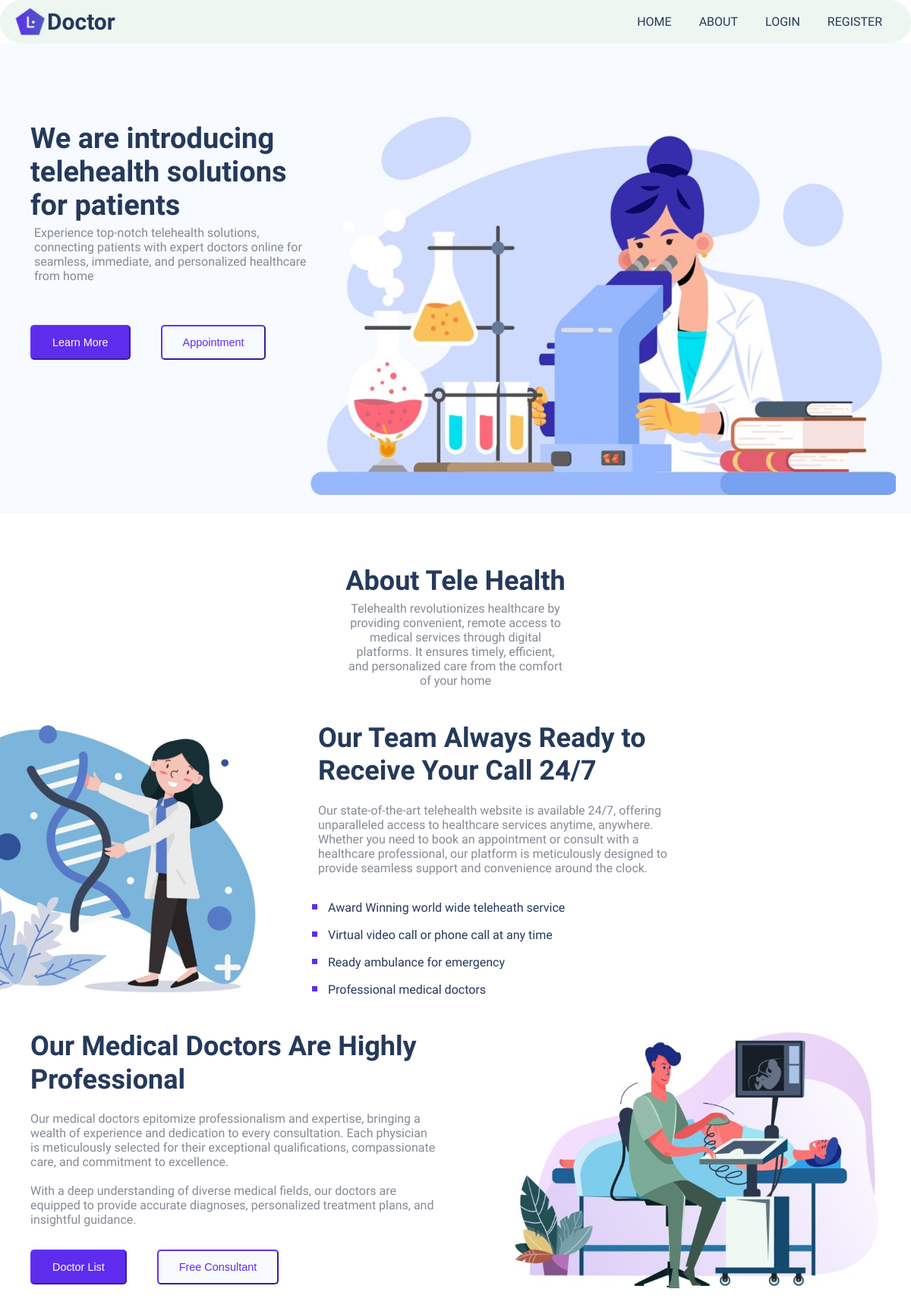
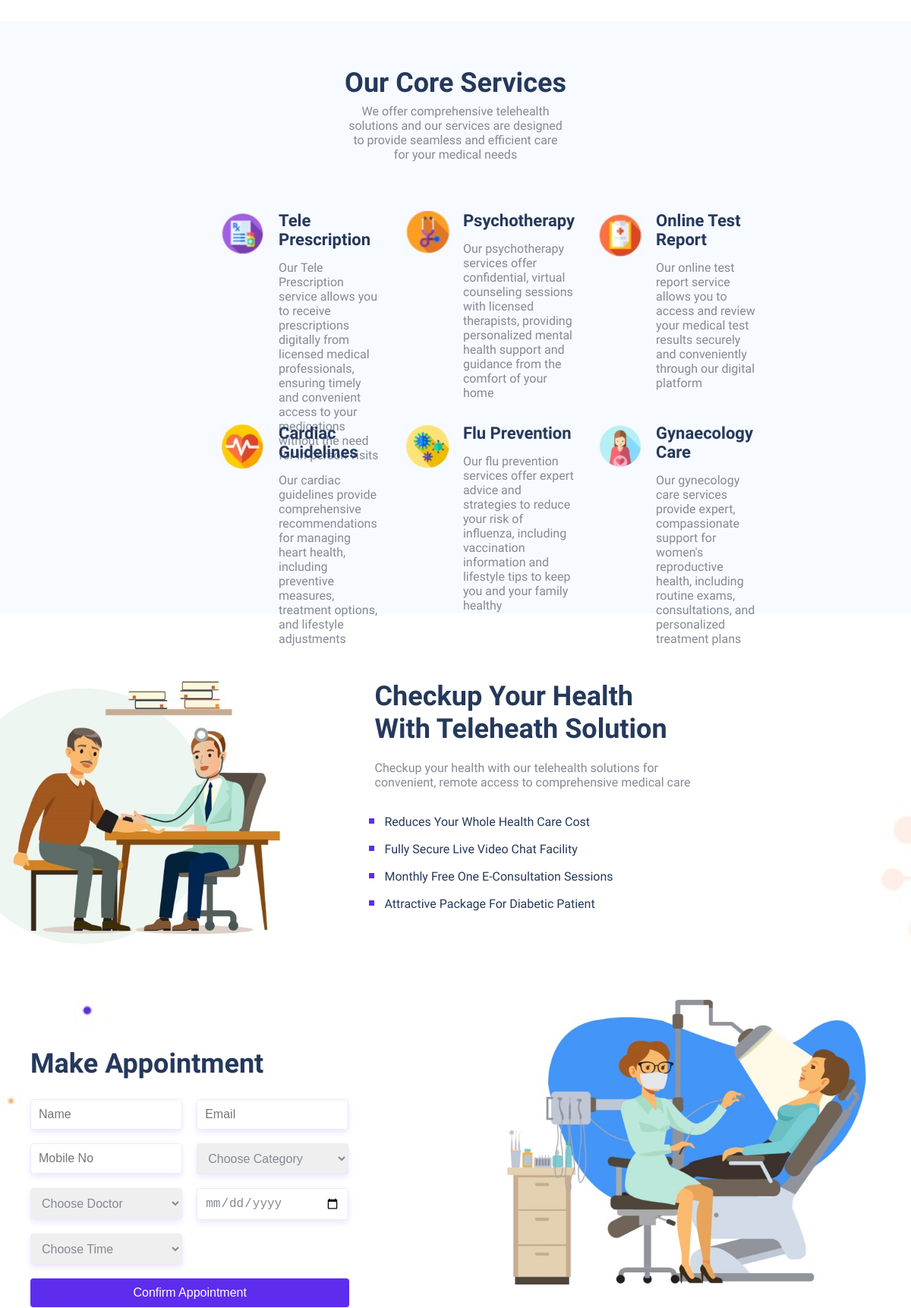
The page /task1.php (upper part) on the database its author committed (2 pictures, top to bottom).
### tables this page shows
CREATE TABLE `navigation_tbl` (
  `id` int NOT NULL,
  `name` varchar(255) NOT NULL,
  `link` varchar(255) NOT NULL
);

CREATE TABLE `banner_tbl` (
  `id` int NOT NULL,
  `heading` varchar(255) NOT NULL,
  `content` varchar(255) NOT NULL,
  `image` varchar(255) NOT NULL
);

### task1.php (the view, shortened to what this page needs)
<?php
require("./admin/connection.php");
?>
<!DOCTYPE html>
<html lang="en">
	<head>
		<link rel="stylesheet" type="text/css" href="task1.css">
	</head>
	<body>
		<nav>
			<div class="logo">
				<a href="#"><img src="./pictures/logo.jpg" alt="logo"> <b> Doctor </b> </a>
			</div>
			<ul class="menu">
			<?php
        $stmt = $conn->prepare("SELECT * FROM navigation_tbl");
        $stmt->execute();
        $result = $stmt->get_result();
        $users = $result->fetch_all(MYSQLI_ASSOC);
        foreach ($users as $user) {
            if ($user['name'] === 'Login' || $user['name'] === 'LOGIN' || $user['name'] === 'login' ) {
                echo '<li><a class="nav-links" href="#" onclick="openPopup(\'login-popup\')">LOGIN</a></li>';
            } elseif ($user['name'] === 'Register' || $user['name'] === 'REGISTER' || $user['name'] === 'register') {
                echo '<li><a class="nav-links" href="#" onclick="openPopup(\'register-popup\')">REGISTER</a></li>';
            } else {
                echo '<li><a class="nav-links" href="#'.strtolower($user['name']) . '">' . strtoupper($user['name']) . '</a></li>';
            }
        }
        ?>
			</ul>
		</nav>
		<div class="home">
			<div class="left">
				<div id="heading">
				<?php
                 $stmt = $conn->prepare("SELECT * FROM banner_tbl");
				 $stmt->execute();
				 $result = $stmt->get_result();
				 $users = $result->fetch_assoc();
				 echo "<b> {$users['heading']} </b>";
				 ?>
			 </div>
				<div class="homecontent">
				<?php
                 $stmt = $conn->prepare("SELECT * FROM banner_tbl");
				 $stmt->execute();
				 $result = $stmt->get_result();
				 $users = $result->fetch_assoc();
				 echo "<p> {$users['content']} </p>";
			      ?>
			</div>
				<div class = "buttons">
					<button class="btn1"> Learn More </button>
					<button class="btn2" onclick="window.location.href = '#seg2';"> Appointment </button>
				</div>
			</div>
			<?php
			$stmt = $conn->prepare("SELECT image FROM banner_tbl LIMIT 1");
			$stmt->execute();
			$result = $stmt->get_result();
			$imageData = $result->fetch_assoc();
			$imagePath = $imageData['image'] ?? 'default_image.jpg';
			?>
            <div class="right">
			<img src="./admin/banner_images/<?php echo htmlspecialchars($imagePath); ?>" alt="homepage">
			</div>
		</div>
		<section id = "firstsec">
		<div class="content">
			<div class="topichead"> About Tele Health</div>
			<div class="seccontent"> Telehealth revolutionizes healthcare by providing convenient, remote access to medical services through digital platforms. It ensures timely, efficient, and personalized care from the comfort of your home  </div>
		</div>
		<div class="lrsegments">
		<div class="left2">
		<img src ="pictures/sec2img1.jpg" class="checkup" alt="img2">
		</div>
		<div class ="right2">
		<div class="topichead"> Our Team Always Ready to Receive Your Call 24/7  </div>
		<div class="seccontent2"> Our state-of-the-art telehealth website is available 24/7, offering unparalleled access to healthcare services anytime, anywhere. Whether you need to book an appointment or consult with a healthcare professional, our platform is meticulously designed to provide seamless support and convenience around the clock.
</div>
		<div class ="listcontain">
			<ul class ="listing">
				<li>Award Winning world wide teleheath service</li>
				<li>Virtual video call or phone call at any time</li>
				<li>Ready ambulance for emergency</li>
				<li>Professional medical doctors</li>
			</ul>
		</div>
		</div>
		</div>
		<div class="lrsegments" id="seg3">
			<div class ="left2">
				<div class="topichead"> Our Medical Doctors Are Highly Professional </div>
				<div class="seccontent2"> <p> Our medical doctors epitomize professionalism and expertise, bringing a wealth of experience and dedication to every consultation. Each physician is meticulously selected for their exceptional qualifications, compassionate care, and commitment to excellence. </p> <br>
					<p>  With a deep understanding of diverse medical fields, our doctors are equipped to provide accurate diagnoses, personalized treatment plans, and insightful guidance. </p>
					</div>
					<div class = "buttons">
					<button class="btn1"> Doctor List </button>
					<button class="btn2"> Free Consultant </button>
				</div>
			</div>
		<div class ="right3">
			<img src ="pictures/sec2img2.jpg"  alt="img3">
		</div>
			</div>
		</section>
		<section id="secondsec">
			<div class="content" id="xyz">
				<div class="topichead"> Our Core Services</div>
				<div class="seccontent">We offer comprehensive telehealth solutions and our services are designed to provide seamless and efficient care for your medical needs </div>
			</div>
			<div class="grid-container">
				<div class="card">
					<div class="cardicon">
						<img class="cardimg" src="./pictures/tele.jpg" alt="icon1">
					</div>
					<div class="cardcontent">
						<div class="cardtitle"> Tele Prescription </div>
						<div class="carddesc"> Our Tele Prescription service allows you to receive prescriptions digitally from licensed medical professionals, ensuring timely and convenient access to your medications without the need for in-person visits
</div>
					</div>
				</div>
				<div class="card">
					<div class="cardicon">
						<img class="cardimg" src="./pictures/psycho.jpg" alt="icon2">
					</div>
					<div class="cardcontent">
						<div class="cardtitle"> Psychotherapy </div>
						<div class="carddesc"> Our psychotherapy services offer confidential, virtual counseling sessions with licensed therapists, providing personalized mental health support and guidance from the comfort of your home </div>
					</div>
				</div>
				<div class="card">
					<div class="cardicon">
						<img class="cardimg" src="./pictures/online.jpg" alt="icon3">
					</div>
					<div class="cardcontent">
						<div class="cardtitle"> Online Test Report </div>
						<div class="carddesc"> Our online test report service allows you to access and review your medical test results securely and conveniently through our digital platform </div>
					</div>
				</div>
				<div class="card">
					<div class="cardicon">
						<img class="cardimg" src="./pictures/cardiac.jpg" alt="icon4">
					</div>
					<div class="cardcontent">
						<div class="cardtitle"> Cardiac Guidelines </div>
						<div class="carddesc"> Our cardiac guidelines provide comprehensive recommendations for managing heart health, including preventive measures, treatment options, and lifestyle adjustments </div>
					</div>
				</div>
				<div class="card">
					<div class="cardicon">
						<img class="cardimg" src="./pictures/flu.jpg" alt="icon5">
					</div>
					<div class="cardcontent">
						<div class="cardtitle"> Flu Prevention </div>
						<div class="carddesc"> Our flu prevention services offer expert advice and strategies to reduce your risk of influenza, including vaccination information and lifestyle tips to keep you and your family healthy  </div>
					</div>
				</div>
				<div class="card">
					<div class="cardicon">
						<img class="cardimg" src="./pictures/gynae.jpg" alt="icon6">
					</div>
					<div class="cardcontent">
						<div class="cardtitle"> Gynaecology Care </div>
						<div class="carddesc"> Our gynecology care services provide expert, compassionate support for women's reproductive health, including routine exams, consultations, and personalized treatment plans </div>
					</div>
				</div>
		</section>
		<section id = "thirdsec">
			<div class="lrsegments">
		<div class="left2">
		<img src ="./pictures/sec3img1.jpg" class="checkup" alt="img3">
		</div>
		<div class ="right2">
			<div class="topichead"> Checkup Your Health With Teleheath Solution </div>
			<div class="seccontent2">Checkup your health with our telehealth solutions for convenient, remote access to comprehensive medical care </div>
			<div class ="listcontain">
				<ul class ="listing">
					<li> Reduces Your Whole Health Care Cost </li>
					<li>Fully Secure Live Video Chat Facility</li>
					<li>Monthly Free One E-Consultation Sessions</li>
					<li>Attractive Package For Diabetic Patient</li>
				</ul>
			</div>
		</div>
		</div>
		<div class="lrsegments" id="seg2">
		<div class ="left2">
        <div class="topichead"> Make Appointment</div>
        <div class="form-container">
            <div class="formhead">
                <input type="text" placeholder="Name" name="name">
            </div>
            <div class="formhead">
                <input type="text" placeholder="Email" name="email">
            </div>
            <div class="formhead">
                <input type="text" placeholder="Mobile No" name="mobile">
            </div>
            <div class="formhead">
                <select id="category" required>
                    <option value="" disabled selected>Choose Category</option>
                </select>
            </div>
            <div class="formhead">
                <select id="doctor" required>
                    <option value="" disabled selected>Choose Doctor</option>
                </select>
            </div>
            <div class="formhead">
                <input type="date" placeholder="Appointment Date">
            </div>
			<div class="formhead">
    <select id="time" required>
        <option value="" disabled selected>Choose Time</option>
    </select>
</div>
            <div class="lasthead">
                <button class="btnform" name="confirm-apt">Confirm Appointment </button>
            </div>
        </div>
    </div>
		<div class ="right4">
			<img src ="pictures/sec3img2.jpg" alt="img2" id="appoint">
		</div>
			</div>
		</section>
	</body>
</html>

### task1.css (style rules this page uses)
* { margin : 0; padding: 0; box-sizing: border-box; }
body { font-family: "Hind Siliguri"; }
a , a:hover { text-decoration: none; }
nav { background: #edf6f1; display : flex; align-items: center; border-radius: 35px; }
nav a { color: #25395b ; }
.logo { flex : 1; }
.logo a { display: flex; align-items: center; font-size: 30px; }
.logo img { width: 40px; margin-left: 350px; margin-right: 2px; }
.menu { display: flex; align-items: center; list-style: none; margin-right: 350px; }
.menu li { padding: 19px 18px; }
.home { display:flex; align-items: center; padding:20px; background-color: #f7faff; }
.left { flex:1; margin-left: 350px; margin-top: -100px; }
.right img { height:580px; margin-top: -5px; }
#heading { color: #25395b; font-size:38px; }
.homecontent { color :#848a94; padding:5px; margin-bottom: 20px; }
.buttons { display : flex; padding-top:30px; gap : 40px; }
.btn1 { padding: 13px 27px; border-radius: 5px; font-size: .9em; color:white; background-color:#5e2ced; border-color: #5e2ced #5e2ced ; }
.btn2 { padding: 13px 27px; border-radius: 5px; font-size: .9em; color:#5e2ced; border-color: #5e2ced #5e2ced ; background-color: #f7faff ; }
#firstsec { padding-top: 68px; padding-bottom: 30px; background-image: url("pictures/sec2.jpg"); background-repeat: no-repeat; background-size: cover; }
.content { text-align: center; }
.topichead { color: #25395b; font-size:36px; font-weight: bold; line-height: 1.2; }
.seccontent { color :#848a94; padding:5px; margin-bottom: 20px; margin-left: 450px; margin-right: 450px; }
.lrsegments { display: flex; padding : 20px; }
.left2 { flex:1; margin-left: 350px; }
.left2 img { height: 360px; }
.right2 { margin-right: 270px; padding-left:60px; }
.seccontent2 { color :#848a94; padding-top: 20px; }
.listcontain { padding-top:20px; padding-left:13px; line-height: 1.7; }
.listing { color: #25395b; list-style-type: square; }
.listing li { position: relative; padding-bottom:-30px; }
.listing li::marker { color: #5e2ced ; font-size: 1.5em; position: absolute; }
.right3 { margin-right: 200px; padding-left:60px; }
.right3 img { height: 340px; }
#seg2 { padding-top:100px; }
#secondsec { background-color : #f7faff; }
.grid-container { margin-left: 290px; margin-right: 200px; display: grid; grid-template-columns: 1fr 1fr 1fr; grid-template-rows: 250px 250px; gap : 30px; padding-top: 40px; }
#xyz { padding-top: 60px; }
.card { display: flex; }
.cardtitle { color: #25395b; font-size: 22px; font-weight: bold; }
.carddesc { margin-top: 15px; color :#848a94; }
.cardcontent { padding-left: 17px; }
.cardimg { width:60px; }
#thirdsec { padding-top: 68px; padding-bottom: 30px; background-image: url("./pictures/sec4.jpg"); background-repeat: no-repeat; background-size: cover; }
.checkup { margin-left: -100px; }
.right4 { margin-right: 200px; padding-left:60px; margin-top: -100px; }
#appoint { height: 440px; }
.form-container { background-color: white; padding-top:25px; padding-left:-130px; width: 80%; max-width: 500px; display: grid; grid-template-columns: repeat(auto-fit, minmax(200px, 1fr)); gap: 18px; }
.formhead { display: flex; flex-direction: column; }
.formhead input, .formhead select { padding: 10px; border: 1px solid #eee8fd; box-shadow: 0 4px 8px rgba(238,232,253,255); border-radius: 4px; font-size: 16px; color:#848a94; width: 100%; width:200px; }
.lasthead { display: flex; justify-content: center; align-items: center; grid-column: span 2; }
.btnform { padding: 10px 20px; border: none; border-radius: 4px; background-color: #5e2ced; color: white; font-size: 16px; cursor: pointer; width: 100%; }
@media (max-width: 1200px) { .logo img { margin-left: 20px; } }
@media (max-width: 1200px) { .menu { margin-right: 20px; } }
@media (max-width: 1200px) { .left { margin-left: 20px; } }
@media (max-width: 1200px) { .right3, .right4, .left2 { margin-left: 20px; margin-right: 20px; } }

### rows shown on the page
navigation_tbl: name "HOME"
navigation_tbl: name "ABOUT"
navigation_tbl: name "LOGIN"
navigation_tbl: name "REGISTER"
banner_tbl: heading "We are introducing telehealth solutions for patients", content "Experience top-notch telehealth solutions, connecting patients with expert doctors online for seamless, immediate, and personalized healthcare from home", image (picture)
